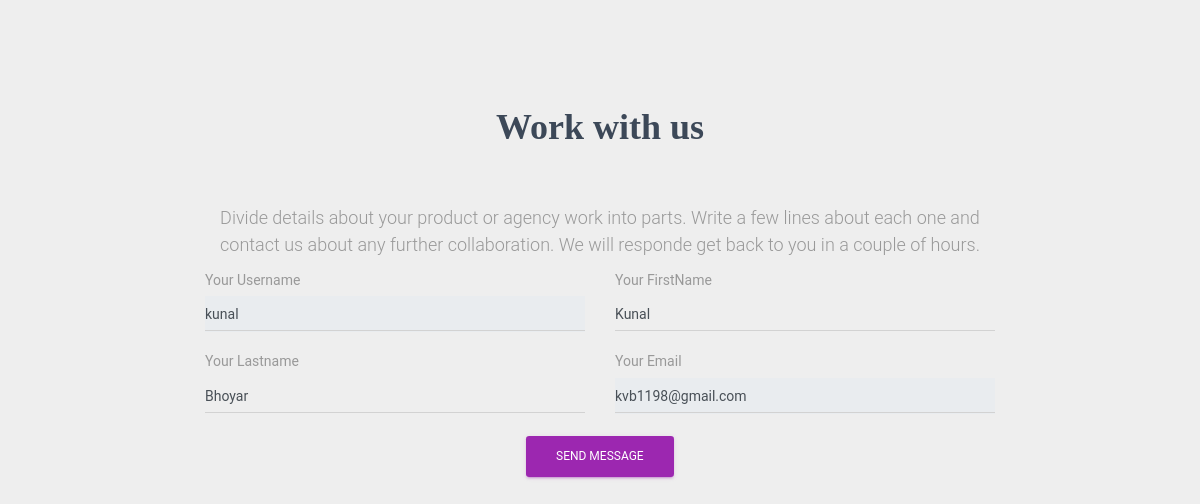
Screenshot of /edit_profile/ (signed in) with the database file from the repository.
### portal/models.py (models this page shows)
class User(AbstractUser):
	ID_No=models.IntegerField(
        unique=True,
        validators=[MaxValueValidator(9999999999), MinValueValidator(1)]
        )
	department=models.CharField(max_length=50,null=False,blank=False)
	is_student=models.BooleanField(default=False)
	is_teacher=models.BooleanField(default=False)

### portal/views.py (the view)
# urls.py: path('edit_profile/', views.edit_profile, name='edit_profile'),
def edit_profile(request):
    if request.method == 'POST':
        user_profile = UserEditForm(data=request.POST or None, instance=request.user)
        if user_profile.is_valid():
            user_profile.save()
            return redirect('/student_dashboard')
    else:
        user_profile = UserEditForm(instance=request.user)
    context = {
        'user_profile': user_profile,
    }
    return render(request, 'portal/edit_profile.html', context)

### portal/forms.py
class UserEditForm(forms.ModelForm):
    username = forms.CharField(widget=forms.TextInput(attrs={'class':'form-control','readonly':'readonly'}))
    email = forms.CharField(widget=forms.TextInput(attrs={'class':'form-control','readonly':'readonly'}))
    first_name = forms.CharField(widget=forms.TextInput(attrs={'class':'form-control'}),required=True,max_length=30)
    last_name = forms.CharField(widget=forms.TextInput(attrs={'class':'form-control'}),required=True,max_length=30)
    class Meta:
        model = User
        fields = (
            'username',
            'first_name',
            'last_name',
            'email',
        )

### portal/templates/portal/edit_profile.html (shortened to what this page needs)
 <!DOCTYPE html>
<html>
<head>
</head>
<body>
{% load staticfiles %}
  <link href="{% static 'css/material-kit.css' %}" rel="stylesheet" />
  <link rel="stylesheet" href="{% static 'css/demo.css' %}" />
<div class="section section-contacts">
        <div class="row">
          <div class="col-md-8 ml-auto mr-auto">
            <h2 class="text-center title">Work with us</h2>
            <h4 class="text-center description">Divide details about your product or agency work into parts. Write a few lines about each one and contact us about any further collaboration. We will responde get back to you in a couple of hours.</h4>
            <form class="contact-form" method="post" action="">
              <div class="row">
                <div class="col-md-6">
                  <div class="form-group">
                    <label class="bmd-label-floating">Your Username</label>
                     {{ user_profile.username }}
                  </div>
                </div>
                <div class="col-md-6">
                  <div class="form-group">
                    <label class="bmd-label-floating">Your FirstName</label>
                     {{ user_profile.first_name }}
                  </div>
                </div>
              </div>
              <div class="row">
                <div class="col-md-6">
                  <div class="form-group">
                    <label class="bmd-label-floating">Your Lastname</label>
                     {{ user_profile.last_name }}
                  </div>
                </div>
                <div class="col-md-6">
                  <div class="form-group">
                    <label class="bmd-label-floating">Your Email</label>
                     {{ user_profile.email }}
                  </div>
                </div>
              </div>
              <div class="row">
                <div class="col-md-4 ml-auto mr-auto text-center">
                  <button class="btn btn-primary btn-raised" type="submit">
                    Send Message
                  </button>
                </div>
              </div>
            </form>
          </div>
        </div>
      </div>
      </body>
</html>

### portal/static/demo/demo.css (style rules this page uses)
.title { margin-top: 30px; min-height: 32px; }
.title.text-center { margin-bottom: 50px; }

### rows the page displays
User: username "kunal", first_name "Kunal", last_name "Bhoyar", email "kvb1198@gmail.com"
